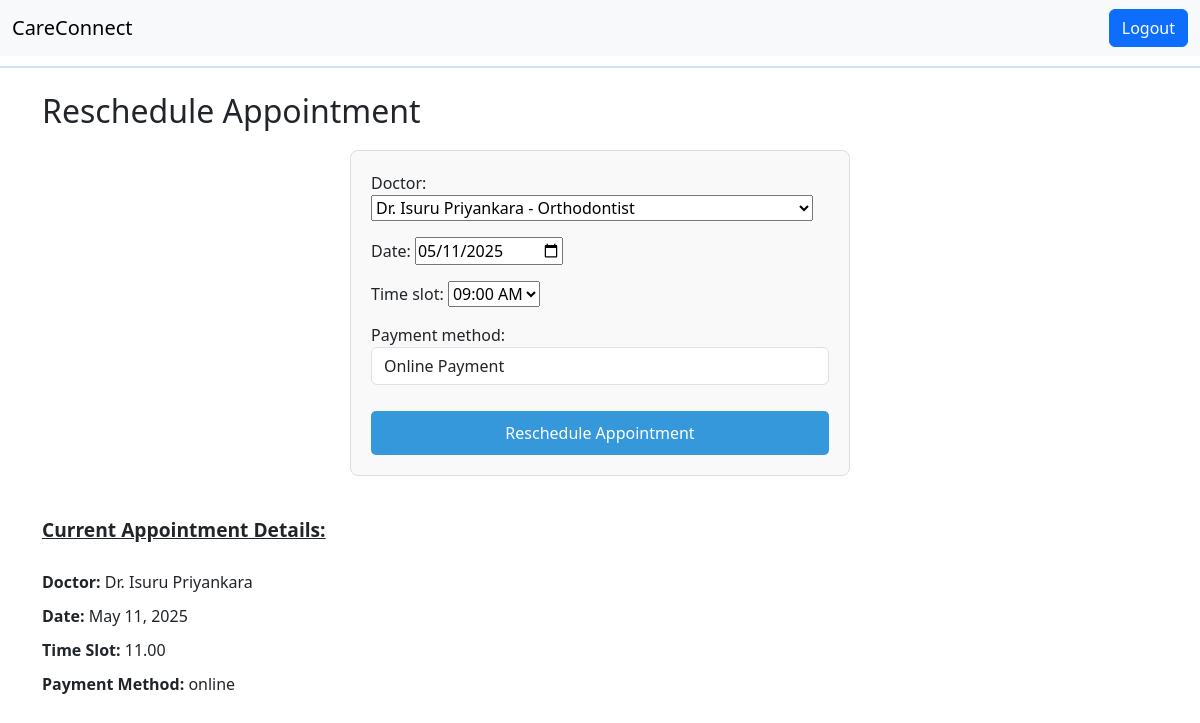
Page /appointment/reschedule/5/ (signed in) on the committed database.
### core/models.py (models this page shows, shortened)
class Appointment(models.Model):
    PAYMENT_METHOD_CHOICES = [
        ('online', 'Online Payment'),
        ('cash', 'Cash at Visit'),
    ]
    STATUS_CHOICES = [
        ('upcoming', 'Upcoming'),
        ('completed', 'Completed'),
        ('canceled', 'Canceled'),
    ]
    user = models.ForeignKey(User, on_delete=models.CASCADE)
    doctor = models.ForeignKey(Doctor, on_delete=models.CASCADE)
    date = models.DateField()
    time_slot = models.CharField(max_length=50)
    status = models.CharField(max_length=20, choices=STATUS_CHOICES, default='upcoming')
    payment_method = models.CharField(
        max_length=10,
        choices=PAYMENT_METHOD_CHOICES,
        default='online'
    )
    is_paid = models.BooleanField(default=False)
    class Meta:
        unique_together = ('doctor', 'date', 'time_slot')  # Prevent double bookings

class Doctor(models.Model):
    name = models.CharField(max_length=100)
    specialty = models.CharField(max_length=100)
    qualification = models.TextField(blank=True, null=True)
    availability = models.BooleanField(default=True)
    image = models.ImageField(upload_to='doctor_images/', null=True, blank=True)
    rating = models.FloatField(default=0.0)
    consultation_fee = models.DecimalField(max_digits=10, decimal_places=2, default=0.00)
    def __str__(self):
        return f"{self.name} - {self.specialty}"

### core/views.py (the view)
# urls.py: path('appointment/reschedule/<int:appointment_id>/', views.reschedule_appointment, name='reschedule_appointment'),
@login_required
def reschedule_appointment(request, appointment_id):
    appointment = get_object_or_404(Appointment, id=appointment_id)
    if request.method == 'POST':
        form = RescheduleAppointmentForm(request.POST, instance=appointment)
        if form.is_valid():
            form.save()
            return redirect('dashboard')
    else:
        form = RescheduleAppointmentForm(instance=appointment)
    return render(request, 'reschedule_appointment.html', {'form': form, 'appointment': appointment})

### core/forms.py
class RescheduleAppointmentForm(forms.ModelForm):
    TIME_CHOICES = [
        ("09:00 AM", "09:00 AM"),
        ("10:00 AM", "10:00 AM"),
        ("11:00 AM", "11:00 AM"),
        ("12:00 PM", "12:00 PM"),
        ("01:00 PM", "01:00 PM"),
        ("02:00 PM", "02:00 PM"),
        ("03:00 PM", "03:00 PM"),
        ("04:00 PM", "04:00 PM"),
    ]
    time_slot = forms.ChoiceField(choices=TIME_CHOICES)
    doctor = forms.ModelChoiceField(queryset=Doctor.objects.all())
    payment_method = forms.ChoiceField(
        choices=Appointment.PAYMENT_METHOD_CHOICES,
        widget=forms.Select
    )
    date = forms.DateField(widget=forms.DateInput(attrs={'type': 'date'}))
    class Meta:
        model = Appointment
        fields = ['doctor', 'date', 'time_slot', 'payment_method']
    def __init__(self, *args, **kwargs):
        super(RescheduleAppointmentForm, self).__init__(*args, **kwargs)
        self.fields['date'].widget.attrs.update({'placeholder': 'YYYY-MM-DD'})
        self.fields['time_slot'].widget.attrs.update({'placeholder': 'e.g. 10:00 AM'})
        self.fields['payment_method'].widget.attrs.update({'class': 'form-control'})

### templates/reschedule_appointment.html (shortened to what this page needs)
{% extends 'base.html' %}
{% block content %}
<h2>Reschedule Appointment</h2>
<div class="form-container" style="margin-bottom: 40px;">
  <form method="POST">
      {{ form.as_p }}
      <button type="submit">Reschedule Appointment</button>
  </form>
</div>
<p style="font-weight: bold; font-size: 1.2rem; text-decoration: underline;">
  Current Appointment Details:
</p>
<div class="appointment-details">
    <ul>
        <li><strong>Doctor:</strong> {{ appointment.doctor.name }}</li>
        <li><strong>Date:</strong> {{ appointment.date }}</li>
        <li><strong>Time Slot:</strong> {{ appointment.time_slot }}</li>
        <li><strong>Payment Method:</strong> {{ appointment.payment_method }}</li>
    </ul>
</div>
{% endblock %}

### core/static/style.css (style rules this page uses)
body { font-family: 'Segoe UI', Tahoma, Geneva, Verdana, sans-serif; background-color: #ffffff; margin: 0; padding: 0; }

### templates/reschedule_appointment.html (style rules this page uses)
.form-container { margin: 20px 0; padding: 20px; border: 1px solid #ddd; border-radius: 8px; background-color: #f9f9f9; max-width: 500px; margin-left: auto; margin-right: auto; }
.form-container form { display: flex; flex-direction: column; }
.form-container form button { background-color: #3498db; color: white; padding: 10px; border: none; border-radius: 5px; font-size: 16px; cursor: pointer; margin-top: 10px; }
.appointment-details ul { list-style-type: none; padding: 0; margin: 20px 0; font-size: 16px; }
.appointment-details li { padding: 5px 0; }
.appointment-details li strong { font-weight: bold; }

### rows in the picture
Appointment: doctor "Dr. Isuru Priyankara - Orthodontist", date "05/11/2025", time_slot "09:00 AM", payment_method "Online Payment", doctor.name "Dr. Isuru Priyankara", date "May 11, 2025", time_slot "11.00", payment_method "online"
